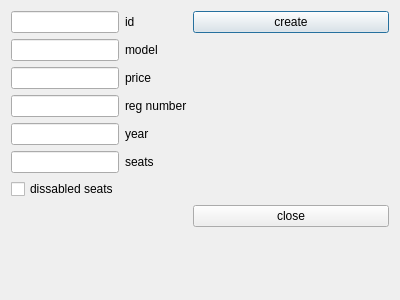
<?xml version="1.0" encoding="UTF-8"?>
<ui version="4.0">
 <class>BusDialog</class>
 <widget class="QDialog" name="BusDialog">
  <property name="geometry">
   <rect>
    <x>0</x>
    <y>0</y>
    <width>400</width>
    <height>300</height>
   </rect>
  </property>
  <property name="windowTitle">
   <string>Dialog</string>
  </property>
  <layout class="QGridLayout" name="gridLayout">
   <item row="0" column="0">
    <layout class="QFormLayout" name="formLayout_2">
     <item row="0" column="0">
      <layout class="QFormLayout" name="formLayout">
       <item row="0" column="0">
        <widget class="QLineEdit" name="idEdit"/>
       </item>
       <item row="0" column="1">
        <widget class="QLabel" name="label">
         <property name="text">
          <string>id</string>
         </property>
        </widget>
       </item>
       <item row="1" column="0">
        <widget class="QLineEdit" name="modelEdit"/>
       </item>
       <item row="1" column="1">
        <widget class="QLabel" name="label_2">
         <property name="text">
          <string>model</string>
         </property>
        </widget>
       </item>
       <item row="2" column="0">
        <widget class="QLineEdit" name="priceEdit"/>
       </item>
       <item row="2" column="1">
        <widget class="QLabel" name="label_3">
         <property name="text">
          <string>price</string>
         </property>
        </widget>
       </item>
       <item row="3" column="0">
        <widget class="QLineEdit" name="RegNumberEdit"/>
       </item>
       <item row="3" column="1">
        <widget class="QLabel" name="label_4">
         <property name="text">
          <string>reg number</string>
         </property>
        </widget>
       </item>
       <item row="4" column="0">
        <widget class="QLineEdit" name="yearEdit"/>
       </item>
       <item row="4" column="1">
        <widget class="QLabel" name="label_5">
         <property name="text">
          <string>year</string>
         </property>
        </widget>
       </item>
       <item row="5" column="0">
        <widget class="QLineEdit" name="seatsEdit"/>
       </item>
       <item row="5" column="1">
        <widget class="QLabel" name="label_6">
         <property name="text">
          <string>seats</string>
         </property>
        </widget>
       </item>
       <item row="6" column="0">
        <widget class="QCheckBox" name="dissabledAccesCheck">
         <property name="text">
          <string>dissabled seats</string>
         </property>
        </widget>
       </item>
      </layout>
     </item>
     <item row="0" column="1">
      <widget class="QPushButton" name="createButton">
       <property name="text">
        <string>create</string>
       </property>
      </widget>
     </item>
     <item row="1" column="1">
      <widget class="QPushButton" name="exitButton">
       <property name="text">
        <string>close</string>
       </property>
      </widget>
     </item>
    </layout>
   </item>
  </layout>
 </widget>
 <resources/>
 <connections/>
</ui>
